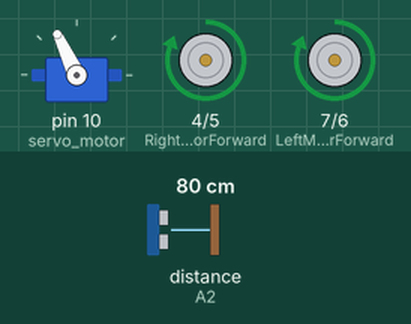
Simulated run of this sketch. Board: Arduino Uno, built with avr-gcc and run on an emulated ATmega328P. Shown: servo, motor-driver pin pairs drawn as motors (green arrow = first pin HIGH = forward, orange = second pin HIGH = backward, longer = more drive). The inputs (shaded band) are chosen by the test bench; at power-on: distance to the obstacle (sensor on A2) 80 cm. The echo pulse lasts 58.3 µs per cm.

Above: at 3.9 s.
4.0 s: distance to the obstacle (sensor on A2) set to 52 cm
5.5 s: distance to the obstacle (sensor on A2) set to 47 cm
At 6.11 s:
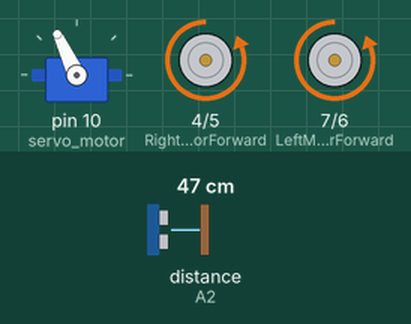
At 7.1 s:
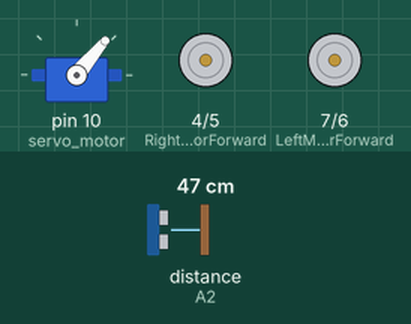
11.5 s: distance to the obstacle (sensor on A2) set to 60 cm
14.1 s: distance to the obstacle (sensor on A2) set to 2 cm
At 16.6 s:
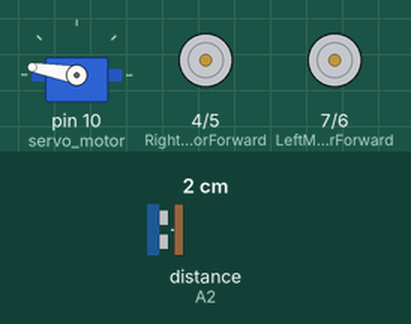
Timing chart, 0 to 18.1 s (numbered marks = the images above; inputs shaded):
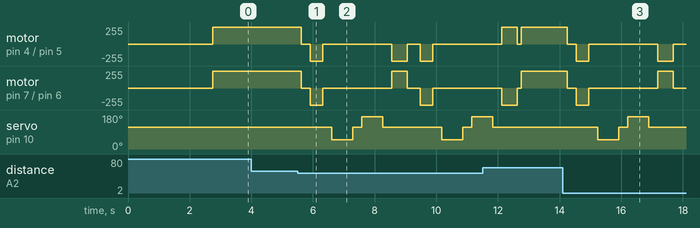

The sketch:

Obstacle-Avoiding-Robot-with-L298N.ino
```cpp
#include <Servo.h>          //Servo motor library. This is standard library
#include <NewPing.h>        //Ultrasonic sensor function library. You must install this library

//our L298N control pins. Thesen are the digital pins of arduino. Here pins are declaredd to Motor movement
const int LeftMotorForward = 7;
const int LeftMotorBackward = 6;
const int RightMotorForward = 4;
const int RightMotorBackward = 5;

//sensor pins
#define trig_pin A1 //analog input 1
#define echo_pin A2 //analog input 2

#define maximum_distance 200
boolean goesForward = false;  // Initially car will not move
int distance = 200;

NewPing sonar(trig_pin, echo_pin, maximum_distance); //sensor function
Servo servo_motor; //our servo name. This is an object of Servo Motor


void setup(){

  // Declaring the output pinmodes
  pinMode(RightMotorForward, OUTPUT);
  pinMode(LeftMotorForward, OUTPUT);
  pinMode(LeftMotorBackward, OUTPUT);
  pinMode(RightMotorBackward, OUTPUT);

  servo_motor.attach(10); //our servo pin attached to digital pin 10

  // Here the servo motor move and the ultrasonic sensor read the environment and measure the distance of the obstacles
  servo_motor.write(115);
  delay(2000);
  distance = readPing();
  delay(100);
  distance = readPing();
  delay(100);
  distance = readPing();
  delay(100);
  distance = readPing();
  delay(100);
}

void loop(){

  // Initially distance are 0
  int distanceRight = 0;
  int distanceLeft = 0;
  delay(50);

  // Here the main things. if the distance is less than or equal 50 then the sensor detects obstacle and move other directions
  if (distance <= 50){
    moveStop(); // car stops
    delay(300);
    moveBackward(); // car go back
    delay(400);
    moveStop(); // car stop
    delay(300);
    distanceRight = lookRight();  // servo turns right
    delay(300);
    distanceLeft = lookLeft();  // servo turns left
    delay(300);

    if (distance >= distanceLeft){  // if the left distance is less than the current distance then car will go right
      turnRight();
      moveStop();
    }
    else{         // Else car will go left
      turnLeft();
      moveStop();
    }
  }
  else{     // else car will go forward
    moveForward();
  }
    distance = readPing();  // new distance after go new direction
}

// code for servo motor turns right
int lookRight(){
  servo_motor.write(50);
  delay(500);
  int distance = readPing();
  delay(100);
  servo_motor.write(115);
  return distance;
}

// code for servo motor turns left
int lookLeft(){
  servo_motor.write(170);
  delay(500);
  int distance = readPing();
  delay(100);
  servo_motor.write(115);
  return distance;
  delay(100);
}

// code for distance measurement using sonar sensor
int readPing(){
  delay(70);
  int cm = sonar.ping_cm();
  if (cm==0){
    cm=250;
  }
  return cm;
}

// code for car stop
void moveStop(){

  digitalWrite(RightMotorForward, LOW);
  digitalWrite(LeftMotorForward, LOW);
  digitalWrite(RightMotorBackward, LOW);
  digitalWrite(LeftMotorBackward, LOW);
}

// code for car move forward
void moveForward(){

  if(!goesForward){

    goesForward=true;

    digitalWrite(LeftMotorForward, HIGH);
    digitalWrite(RightMotorForward, HIGH);

    digitalWrite(LeftMotorBackward, LOW);
    digitalWrite(RightMotorBackward, LOW);
  }
}

// code for car move backward
void moveBackward(){

  goesForward=false;

  digitalWrite(LeftMotorBackward, HIGH);
  digitalWrite(RightMotorBackward, HIGH);

  digitalWrite(LeftMotorForward, LOW);
  digitalWrite(RightMotorForward, LOW);

}

// code for car turns right
void turnRight(){

  digitalWrite(LeftMotorForward, HIGH);
  digitalWrite(RightMotorBackward, HIGH);

  digitalWrite(LeftMotorBackward, LOW);
  digitalWrite(RightMotorForward, LOW);

  delay(500);

  digitalWrite(LeftMotorForward, HIGH);
  digitalWrite(RightMotorForward, HIGH);

  digitalWrite(LeftMotorBackward, LOW);
  digitalWrite(RightMotorBackward, LOW);


}

// code for car turns left
void turnLeft(){

  digitalWrite(LeftMotorBackward, HIGH);
  digitalWrite(RightMotorForward, HIGH);

  digitalWrite(LeftMotorForward, LOW);
  digitalWrite(RightMotorBackward, LOW);

  delay(500);

  digitalWrite(LeftMotorForward, HIGH);
  digitalWrite(RightMotorForward, HIGH);

  digitalWrite(LeftMotorBackward, LOW);
  digitalWrite(RightMotorBackward, LOW);
}
```

Measured:
- the behaviour switches between 50 and 49 cm on distance to the obstacle (sensor on A2) (found by bisection; images 0 and 1)
- after the input at 4.0 s, every drawn part: stays the same
